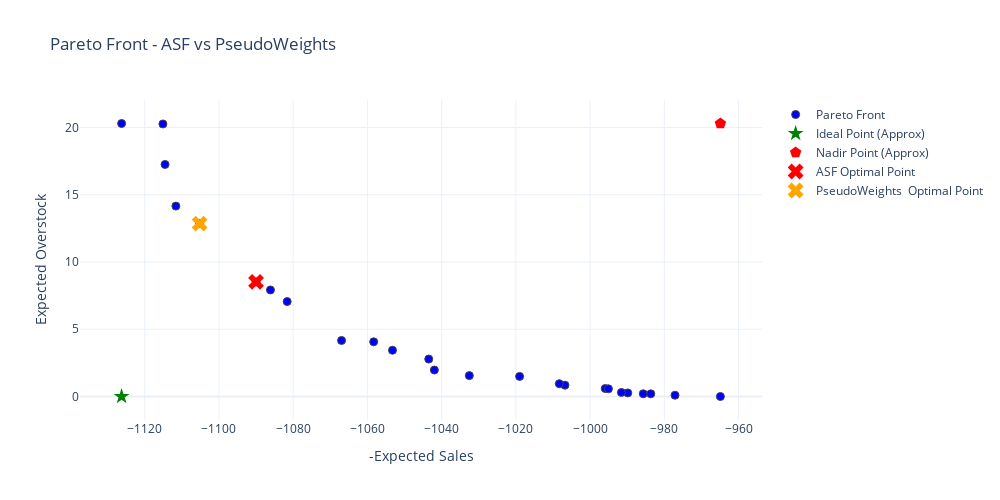

Notebook cell for this chart:
### Code cell
# Highlight both points in the same plot
visualization.plot_objective_space(
    result,
    x_label="-Expected Sales",
    y_label="Expected Overstock",
    title="Pareto Front - ASF vs PseudoWeights",
    scale_objectives=False,
    show_ideal_nadir=True,
    highlight_points=[
        {"index": idx_asf, "label": "ASF Optimal Point", "color": "red"},
        {"index": idx_pw, "label": "PseudoWeights  Optimal Point", "color": "orange"}
    ]
).update_layout(width=1000, height=500)

### Figure 1 — Plotly figure (JSON) as saved in the notebook; plotly's stock layout.template omitted (floating-point values rounded to 4 significant figures)
{"data": [{"marker": {"color": "blue", "line": {"width": 1}, "size": 8}, "mode": "markers", "name": "Pareto Front", "type": "scatter", "x": [-1115.0, -1105.0, -1082.0, -1043.0, -985.7, -1090.0, -1007.0, -983.6, -977.1, -1053.0, -1008.0, -1112.0, -1058.0, -995.9, -1033.0, -964.9, -989.8, -1115.0, -1019.0, -995.1, -1067.0, -1126.0, -1042.0, -991.6, -1086.0], "y": [20.27, 12.86, 7.06, 2.782, 0.2037, 8.52, 0.8432, 0.1994, 0.09463, 3.44, 0.9533, 14.16, 4.068, 0.5939, 1.553, 0.0, 0.2694, 17.25, 1.496, 0.5702, 4.168, 20.3, 1.969, 0.3004, 7.923]}, {"marker": {"color": "green", "size": 12, "symbol": "star"}, "mode": "markers", "name": "Ideal Point (Approx)", "type": "scatter", "x": [-1126.0], "y": [0]}, {"marker": {"color": "red", "size": 12, "symbol": "pentagon"}, "mode": "markers", "name": "Nadir Point (Approx)", "type": "scatter", "x": [-964.9], "y": [20.3]}, {"marker": {"color": "red", "size": 14, "symbol": "x"}, "mode": "markers", "name": "ASF Optimal Point", "type": "scatter", "x": [-1090.0], "y": [8.52]}, {"marker": {"color": "orange", "size": 14, "symbol": "x"}, "mode": "markers", "name": "PseudoWeights  Optimal Point", "type": "scatter", "x": [-1105.0], "y": [12.86]}], "layout": {"height": 500, "title": {"text": "Pareto Front - ASF vs PseudoWeights"}, "width": 1000, "xaxis": {"title": {"text": "-Expected Sales"}}, "yaxis": {"title": {"text": "Expected Overstock"}}}}
